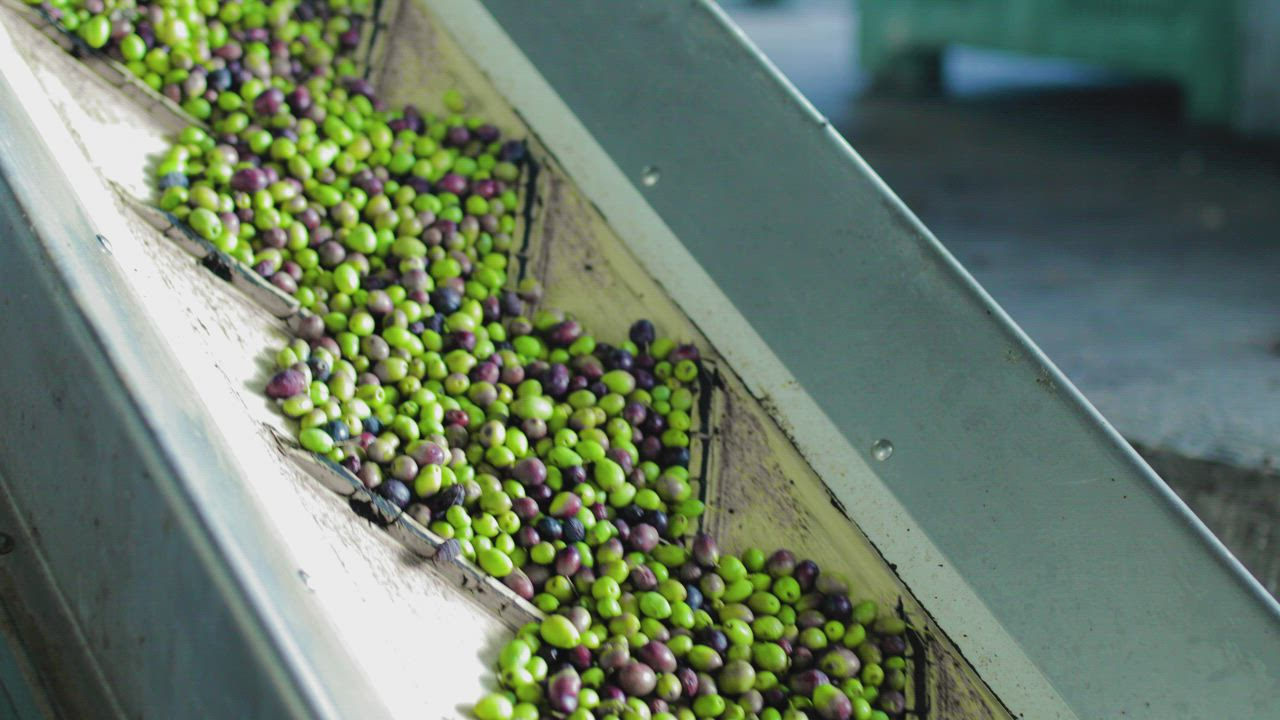
#> input picture images/belt.jpg, 1280 x 720 px
$ python olive_segmentation_knn_filled.py ../images/belt.jpg   (older library calls are emulated)
#> lines starting #> are read from the running program, lines starting #| are printed output that depends on the picture; after the words box and inside, x2 and y2 are one past the last pixel; in counts of white or black regions, pixels touching at a corner belong together
import argparse
import time
from pathlib import Path

import cv2
import numpy as np
import matplotlib.pyplot as plt
from PIL import Image
from scipy import ndimage as ndi
from skimage.feature import peak_local_max
from skimage.segmentation import watershed
from skimage.measure import regionprops
from sklearn.neighbors import KNeighborsClassifier


def fill_instance_from_external_contour(instance_mask: np.ndarray) -> np.ndarray:
    """
    Reconstruct one olive instance from its external shape:
    1) close small gaps
    2) keep only external contours
    3) fill external contours completely

    This intentionally ignores internal holes caused by specular reflections.
    """
    k_close = cv2.getStructuringElement(cv2.MORPH_ELLIPSE, (9, 9))

    closed = cv2.morphologyEx(
        instance_mask,
        cv2.MORPH_CLOSE,
        k_close,
        iterations=2
    )

    contours, _ = cv2.findContours(
        closed,
        cv2.RETR_EXTERNAL,
        cv2.CHAIN_APPROX_SIMPLE
    )

    filled = np.zeros_like(instance_mask)

    cv2.drawContours(
        filled,
        contours,
        -1,
        255,
        thickness=cv2.FILLED
    )

    return filled


def run_pipeline(input_path: str, output_dir: str):
#> called with input_path = '../images/belt.jpg'
    pipeline_start = time.perf_counter()
    output_dir = Path(output_dir)
    output_dir.mkdir(parents=True, exist_ok=True)

    # ---------------------------------------------------------
    # LOAD IMAGE
    # ---------------------------------------------------------
    rgb = np.array(Image.open(input_path).convert("RGB"))
#> rgb is the input picture: shape (720, 1280, 3); mean R, G, B 104.8, 121.9, 103.6
    bgr = cv2.cvtColor(rgb, cv2.COLOR_RGB2BGR)
    h, w = rgb.shape[:2]

    # ---------------------------------------------------------
    # 1) IMPROVED SPECULAR REFLECTION DETECTION
    #    Use both HSV and Lab brightness.
    # ---------------------------------------------------------
    hsv = cv2.cvtColor(bgr, cv2.COLOR_BGR2HSV)
    _, S, V = cv2.split(hsv)

    lab_original = cv2.cvtColor(bgr, cv2.COLOR_BGR2LAB)
    L0, a0, b0 = cv2.split(lab_original)

    specular = (
        ((V > 180) & (S < 160)) |
        ((L0 > 190) & (S < 180))
    ).astype(np.uint8) * 255

    k3 = cv2.getStructuringElement(cv2.MORPH_ELLIPSE, (3, 3))
    k5 = cv2.getStructuringElement(cv2.MORPH_ELLIPSE, (5, 5))
    k7 = cv2.getStructuringElement(cv2.MORPH_ELLIPSE, (7, 7))

    specular = cv2.morphologyEx(
        specular,
        cv2.MORPH_OPEN,
        k3,
        iterations=1
    )

    specular = cv2.dilate(
        specular,
        k7,
        iterations=1
    )

    # ---------------------------------------------------------
    # 2) REMOVE SPECULAR HIGHLIGHTS
    # ---------------------------------------------------------
    clean_bgr = cv2.inpaint(
        bgr,
        specular,
        5,
        cv2.INPAINT_TELEA
    )

    clean_rgb = cv2.cvtColor(clean_bgr, cv2.COLOR_BGR2RGB)

    # ---------------------------------------------------------
    # 3) EDGE-PRESERVING SMOOTHING
    # ---------------------------------------------------------
    filtered = cv2.bilateralFilter(
        clean_bgr,
        d=7,
        sigmaColor=35,
        sigmaSpace=35
    )

    mean_shift = cv2.pyrMeanShiftFiltering(
        filtered,
        sp=8,
        sr=20,
        maxLevel=1
    )

    mean_shift_rgb = cv2.cvtColor(
        mean_shift,
        cv2.COLOR_BGR2RGB
    )

    # ---------------------------------------------------------
    # 4) KNN FEATURES: Lab + weak XY
    # ---------------------------------------------------------
    lab = cv2.cvtColor(
        mean_shift,
        cv2.COLOR_BGR2LAB
    )

    L, a, b = cv2.split(lab)

    yy, xx = np.mgrid[0:h, 0:w]

    x_norm = (xx / max(w - 1, 1)).astype(np.float32)
    y_norm = (yy / max(h - 1, 1)).astype(np.float32)

    spatial_weight = 20.0

    features = np.column_stack([
        L.ravel().astype(np.float32),
        a.ravel().astype(np.float32),
        b.ravel().astype(np.float32),
        spatial_weight * x_norm.ravel(),
        spatial_weight * y_norm.ravel(),
    ])

    # ---------------------------------------------------------
    # 5) HIGH-CONFIDENCE PSEUDO-LABELS
    # ---------------------------------------------------------
    olive_seed = (
        (b > 165) &
        (L > 65)
    )

    background_seed = (
        (L < 80) |
        (b < 145)
    )
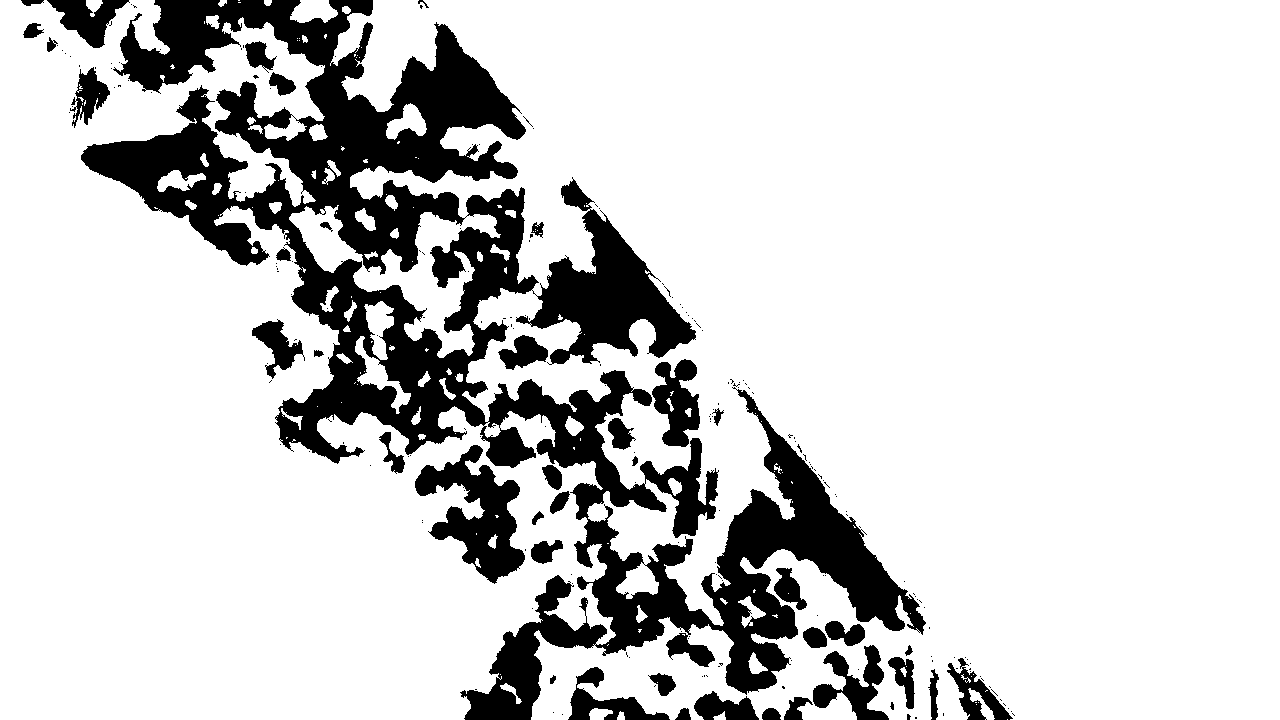
#> background_seed: shape (720, 1280) bool; 81.7% white; 218 black regions (177 under 20 px), largest, box (x1, y1, x2, y2) and area: (81, 0, 926, 720) 139349, (415, 445, 525, 584) 6742, (652, 359, 700, 447) 2581

    background_seed = background_seed & (~olive_seed)

    olive_idx = np.flatnonzero(olive_seed.ravel())
    background_idx = np.flatnonzero(background_seed.ravel())

    if len(olive_idx) < 100 or len(background_idx) < 100:
        raise RuntimeError(
            "Not enough high-confidence seed pixels for KNN. "
            "Adjust pseudo-label thresholds."
        )

    rng = np.random.default_rng(0)
    max_per_class = 12000

    if len(olive_idx) > max_per_class:
        olive_idx = rng.choice(
            olive_idx,
            max_per_class,
            replace=False
        )
#> olive_idx = 12000 values, max 921180 at index 6463, min 25 at index 5361, mean 466290.4

    if len(background_idx) > max_per_class:
        background_idx = rng.choice(
            background_idx,
            max_per_class,
            replace=False
        )
#> background_idx = 12000 values, max 921562 at index 11266, min 9 at index 1428, mean 459016.5

    train_idx = np.concatenate([
        olive_idx,
        background_idx
    ])

    X_train = features[train_idx]

    y_train = np.concatenate([
        np.ones(len(olive_idx), dtype=np.uint8),
        np.zeros(len(background_idx), dtype=np.uint8)
    ])

    # ---------------------------------------------------------
    # 6) KNN PIXEL CLASSIFICATION
    # ---------------------------------------------------------
    knn = KNeighborsClassifier(
        n_neighbors=7,
        weights="distance",
        metric="minkowski",
        p=2,
        n_jobs=-1
    )

    knn.fit(X_train, y_train)

    prediction = np.zeros(
        h * w,
        dtype=np.uint8
    )

    chunk = 50000

    for start in range(0, len(features), chunk):
        end = min(
            start + chunk,
            len(features)
        )

        prediction[start:end] = knn.predict(
            features[start:end]
        )
#> this loop made 19 passes
#> (start, end) on passes 2 to 5: (50000, 100000), (100000, 150000), (150000, 200000), (200000, 250000)

    knn_mask = prediction.reshape(h, w) * 255

    knn_mask = cv2.morphologyEx(
        knn_mask,
        cv2.MORPH_OPEN,
        k3,
        iterations=1
    )

    # ---------------------------------------------------------
    # 7) BLACK-HAT DARK-GAP DETECTION
    # ---------------------------------------------------------
    bh_kernel = cv2.getStructuringElement(
        cv2.MORPH_ELLIPSE,
        (13, 13)
    )

    blackhat = cv2.morphologyEx(
        L,
        cv2.MORPH_BLACKHAT,
        bh_kernel
    )

    _, blackhat_mask = cv2.threshold(
        blackhat,
        18,
        255,
        cv2.THRESH_BINARY
    )

    blackhat_mask = cv2.morphologyEx(
        blackhat_mask,
        cv2.MORPH_OPEN,
        k3,
        iterations=1
    )

    # ---------------------------------------------------------
    # 8) SCHARR + CANNY SUPPORT
    # ---------------------------------------------------------
    gray = cv2.cvtColor(
        mean_shift,
        cv2.COLOR_BGR2GRAY
    )

    gx = cv2.Scharr(
        gray,
        cv2.CV_32F,
        1,
        0
    )

    gy = cv2.Scharr(
        gray,
        cv2.CV_32F,
        0,
        1
    )

    magnitude = cv2.magnitude(
        gx,
        gy
    )

    magnitude_u8 = cv2.normalize(
        magnitude,
        None,
        0,
        255,
        cv2.NORM_MINMAX
    ).astype(np.uint8)

    strong_gradient = (
        magnitude_u8 > 85
    ).astype(np.uint8) * 255

    canny = cv2.Canny(
        gray,
        50,
        120
    )

    edge_support = cv2.bitwise_or(
        strong_gradient,
        canny
    )

    edge_near = cv2.dilate(
        edge_support,
        k5,
        iterations=1
    )

    separator = cv2.bitwise_and(
        blackhat_mask,
        edge_near
    )

    separator = cv2.dilate(
        separator,
        k3,
        iterations=1
    )

    # ---------------------------------------------------------
    # 9) APPLY SEPARATORS TO KNN MASK
    # ---------------------------------------------------------
    separated = knn_mask.copy()

    separated[
        separator > 0
    ] = 0

    separated = cv2.morphologyEx(
        separated,
        cv2.MORPH_OPEN,
        k3,
        iterations=1
    )

    binary = separated > 0

    # ---------------------------------------------------------
    # 10) DISTANCE TRANSFORM + WATERSHED
    # ---------------------------------------------------------
    distance = ndi.distance_transform_edt(
        binary
    )

    distance_smooth = ndi.gaussian_filter(
        distance,
        sigma=2.0
    )

    coords = peak_local_max(
        distance_smooth,
        min_distance=15,
        threshold_abs=4.0,
        labels=binary
    )
#> coords = 145 pairs, first value 15 to 704, second value 92 to 892

    marker_img = np.zeros(
        (h, w),
        dtype=np.int32
    )

    for i, (r, c) in enumerate(
        coords,
        start=1
    ):
        marker_img[r, c] = i
#> this loop made 145 passes
#> (r, c) on passes 1 to 4: (25, 181), (704, 498), (655, 514), (238, 232)

    markers = ndi.label(
        marker_img > 0
    )[0]

    labels = watershed(
        -distance_smooth,
        markers,
        mask=binary,
        watershed_line=True
    )
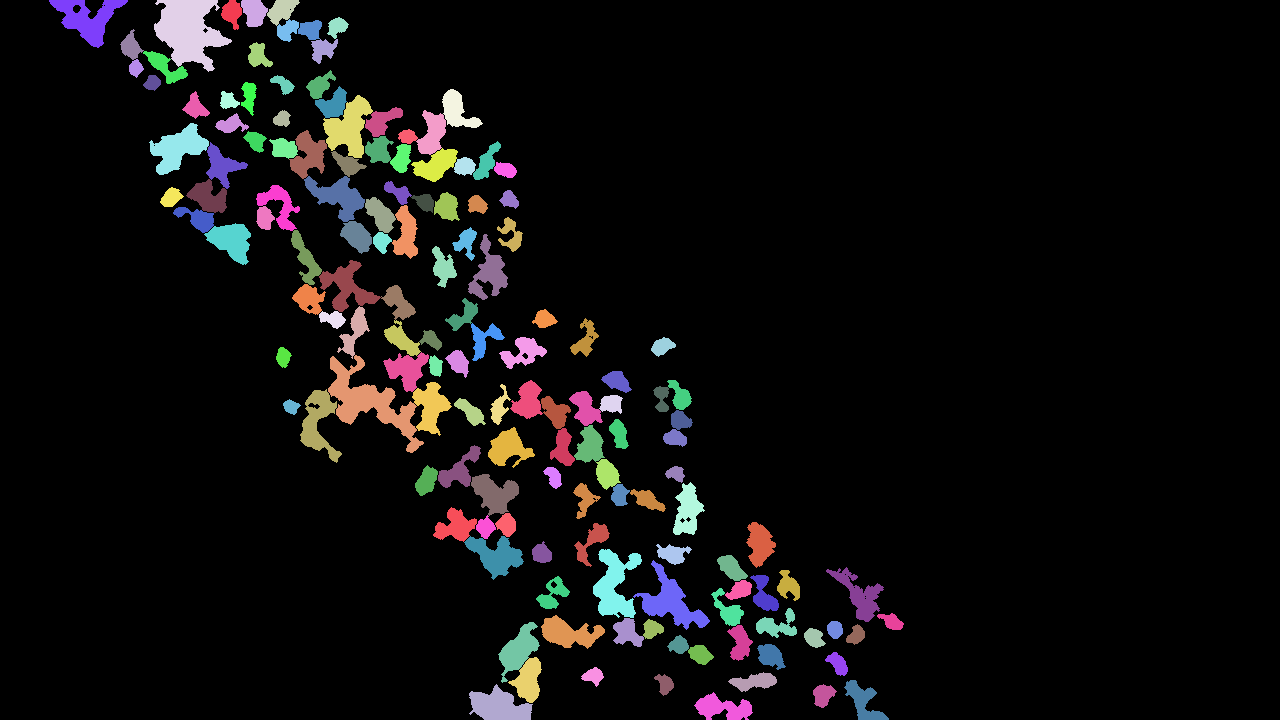
#> labels: shape (720, 1280) int32; 146 distinct labels, from 0 to 145; one colour per label, 0 black

    # ---------------------------------------------------------
    # 11) FILTER PLAUSIBLE OLIVE INSTANCES
    # ---------------------------------------------------------
    accepted = np.zeros_like(
        labels,
        dtype=np.int32
    )

    new_id = 1

    for region in regionprops(labels):
        area = region.area

        if area < 350 or area > 3800:
            continue

        minr, minc, maxr, maxc = region.bbox

        bh = maxr - minr
        bw = maxc - minc

        aspect = max(
            bh,
            bw
        ) / max(
            1,
            min(bh, bw)
        )

        if not (
            1.0 <= aspect <= 2.8
        ):
            continue

        if region.solidity < 0.72:
            continue

        if not (
            0.15 <= region.eccentricity <= 0.95
        ):
            continue

        accepted[
            labels == region.label
        ] = new_id

        new_id += 1
#> this loop made 145 passes
#> (area, minr, minc, maxr, maxc, bh, bw, aspect) on passes 1 to 4: (390, 0, 221, 30, 242, 30, 21, 1.43), (532, 0, 241, 27, 268, 27, 27, 1), (491, 0, 267, 26, 300, 26, 33, 1.27), (3223, 0, 154, 72, 232, 72, 78, 1.08)
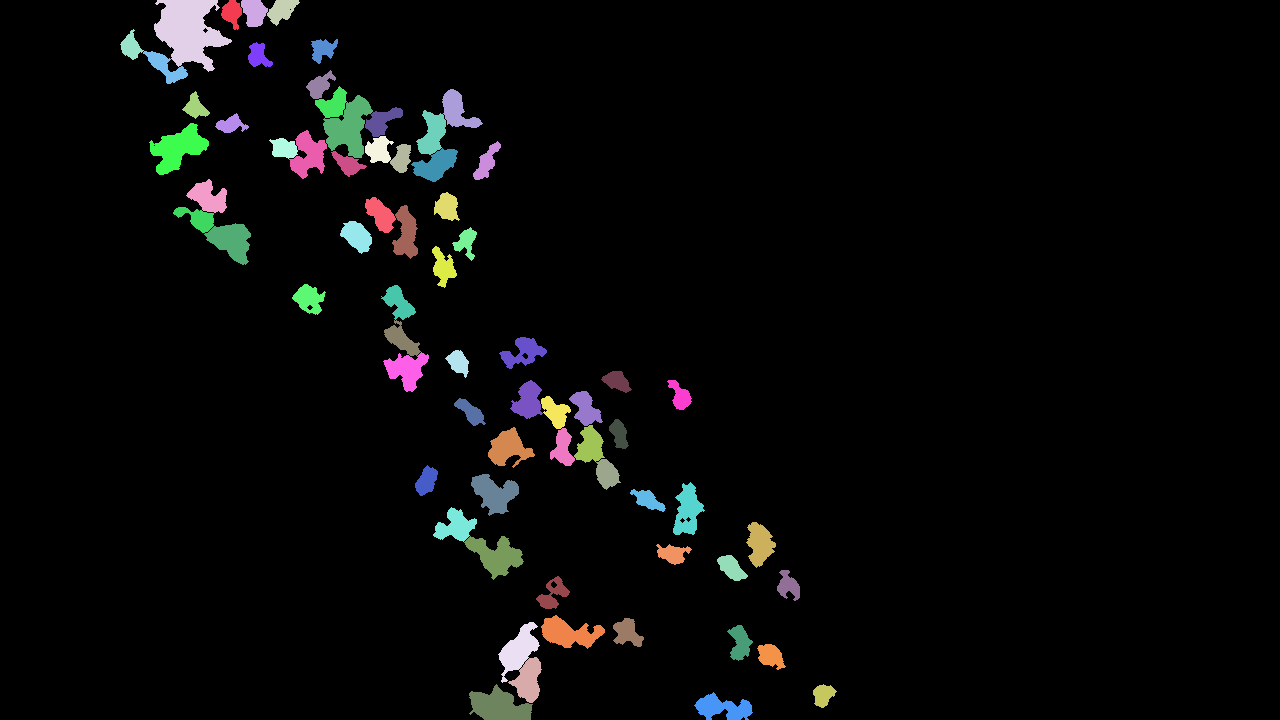
#> accepted: shape (720, 1280) int32; 71 distinct labels, from 0 to 70; one colour per label, 0 black
#> after the loop, new_id = 71

    n = new_id - 1
#> n = 70

    # ---------------------------------------------------------
    # 12) RECONSTRUCT EACH OLIVE FROM EXTERNAL CONTOUR
    # ---------------------------------------------------------
    final = np.zeros_like(
        accepted,
        dtype=np.int32
    )

    for obj_id in range(
        1,
        n + 1
    ):
        instance_mask = (
            accepted == obj_id
        ).astype(np.uint8) * 255

        ys, xs = np.where(
            instance_mask > 0
        )

        if len(xs) == 0:
            continue

        pad = 10

        x0 = max(
            xs.min() - pad,
            0
        )
        x1 = min(
            xs.max() + pad + 1,
            w
        )
        y0 = max(
            ys.min() - pad,
            0
        )
        y1 = min(
            ys.max() + pad + 1,
            h
        )

        crop = instance_mask[
            y0:y1,
            x0:x1
        ]

        filled = fill_instance_from_external_contour(
            crop
        )

        # Slight safety dilation zone to avoid unreasonable growth
        safety_zone = cv2.dilate(
            crop,
            k7,
            iterations=2
        )

        filled = cv2.bitwise_and(
            filled,
            safety_zone
        )

        sub = final[
            y0:y1,
            x0:x1
        ]

        add = (
            (filled > 0) &
            (sub == 0)
        )

        sub[add] = obj_id

        final[
            y0:y1,
            x0:x1
        ] = sub
#> this loop made 70 passes
#> (x0, x1, y0, y1) on passes 1 to 4: (211, 252, 0, 40), (231, 278, 0, 37), (257, 310, 0, 36), (144, 242, 0, 82)

    # ---------------------------------------------------------
    # 13) FINAL OVERLAY
    # ---------------------------------------------------------
    overlay = rgb.copy()

    for obj_id in range(
        1,
        n + 1
    ):
        mask_i = (
            final == obj_id
        ).astype(np.uint8) * 255

        contours, _ = cv2.findContours(
            mask_i,
            cv2.RETR_EXTERNAL,
            cv2.CHAIN_APPROX_SIMPLE
        )

        cv2.drawContours(
            overlay,
            contours,
            -1,
            (255, 0, 0),
            2
        )

        ys, xs = np.where(
            final == obj_id
        )

        if len(xs):
            cx = int(xs.mean())
            cy = int(ys.mean())

            cv2.putText(
                overlay,
                str(obj_id),
                (cx - 6, cy + 5),
                cv2.FONT_HERSHEY_SIMPLEX,
                0.42,
                (255, 255, 255),
                1,
                cv2.LINE_AA
            )

    # ---------------------------------------------------------
    # SAVE OUTPUTS
    # ---------------------------------------------------------
    cv2.imwrite(
        str(
            output_dir /
            "01_specular_mask.png"
        ),
        specular
    )

    cv2.imwrite(
        str(
            output_dir /
            "02_specular_removed.png"
        ),
        clean_bgr
    )

    cv2.imwrite(
        str(
            output_dir /
            "03_bilateral_mean_shift.png"
        ),
        mean_shift
    )

    cv2.imwrite(
        str(
            output_dir /
            "04_knn_mask.png"
        ),
        knn_mask
    )

    cv2.imwrite(
        str(
            output_dir /
            "05_blackhat.png"
        ),
        blackhat
    )

    cv2.imwrite(
        str(
            output_dir /
            "06_separator.png"
        ),
        separator
    )

    cv2.imwrite(
        str(
            output_dir /
            "07_separated_knn_mask.png"
        ),
        separated
    )

    cv2.imwrite(
        str(
            output_dir /
            "08_instances_before_contour_fill.png"
        ),
        (accepted > 0).astype(np.uint8) * 255
    )

    cv2.imwrite(
        str(
            output_dir /
            "09_final_filled_mask.png"
        ),
        (final > 0).astype(np.uint8) * 255
    )

    cv2.imwrite(
        str(
            output_dir /
            "10_final_overlay.png"
        ),
        cv2.cvtColor(
            overlay,
            cv2.COLOR_RGB2BGR
        )
    )

    # ---------------------------------------------------------
    # COMPARISON FIGURE
    # ---------------------------------------------------------
    fig, ax = plt.subplots(
        2,
        3,
        figsize=(14, 9)
    )

    ax[0, 0].imshow(rgb)
    ax[0, 0].set_title(
        "Original"
    )

    ax[0, 1].imshow(
        specular,
        cmap="gray"
    )
    ax[0, 1].set_title(
        "Improved specular mask"
    )

    ax[0, 2].imshow(
        mean_shift_rgb
    )
    ax[0, 2].set_title(
        "Bilateral + Mean Shift"
    )

    ax[1, 0].imshow(
        knn_mask,
        cmap="gray"
    )
    ax[1, 0].set_title(
        "KNN mask"
    )

    ax[1, 1].imshow(
        (accepted > 0).astype(np.uint8) * 255,
        cmap="gray"
    )
    ax[1, 1].set_title(
        "Instances before external-contour filling"
    )

    ax[1, 2].imshow(
        overlay
    )
    ax[1, 2].set_title(
        f"Final filled olives: {n}"
    )

    for axis in ax.ravel():
        axis.axis("off")

    plt.tight_layout()

    comparison_path = (
        output_dir /
        "11_pipeline_comparison.png"
    )

    plt.savefig(
        comparison_path,
        dpi=180,
        bbox_inches="tight"
    )

    plt.close(fig)

    print(
        f"KNN olive seed pixels: {len(olive_idx)}"
    )
#| KNN olive seed pixels: 12000
    print(
        f"KNN background seed pixels: {len(background_idx)}"
    )
#| KNN background seed pixels: 12000
    print(
        f"Selected olive regions: {n}"
    )
#| Selected olive regions: 70
    print(
        f"Results saved in: {output_dir.resolve()}"
    )
    print(
        f"Total processing time: {time.perf_counter() - pipeline_start:.2f}s"
    )


if __name__ == "__main__":
    parser = argparse.ArgumentParser(
        description=(
            "Olive segmentation using KNN, specular reflection removal, "
            "Watershed separation and external-contour reconstruction."
        )
    )

    parser.add_argument(
        "image",
        help="Path to the input image."
    )

    parser.add_argument(
        "--output",
        default=Path(__file__).resolve().parent / "results" / "knn_filled",
        help="Output directory. Default: computer_vision_pipeline/results/knn_filled"
    )

    args = parser.parse_args()

    run_pipeline(
        args.image,
        args.output
    )
